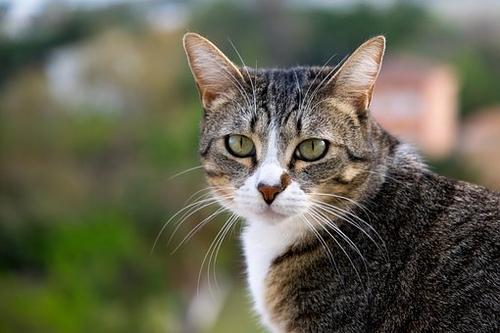
#> input picture cv/data/cat.jpg, 500 x 333 px
$ python '图像直方图.py'   (older library calls are emulated)
#> lines starting #> are read from the running program, lines starting #| are printed output that depends on the picture
#!/usr/bin/env python
#coding:utf-8
import cv2
import numpy as np
import matplotlib.pyplot as plt


# 彩色直方图均衡化
def color_acc_histgram(img):
    simg = cv2.split(img)
    for i in range(0, 3):
        simg[i] = gray_acc_histgram(simg[i])


# 灰度直方图均衡化
def gray_acc_histgram(gray):
    # 计算概率分布
    count = np.zeros(256, np.float)
    for i in range(0, gray.shape[0]):
        for j in range(0, gray.shape[1]):
            id = gray[i,j]
            count[id] = count[id] + 1

    sumpixels = gray.shape[0] * gray.shape[1]
    for i in range(0, 256):
        count[i] = count[i] / sumpixels

    # 计算累计概率分布
    sum1 = float(0)
    for i in range(0, 256):
        sum1 = sum1 + count[i]
        count[i] = sum1

    # 计算一个像素映射表
    map1 = np.zeros(256, np.uint8)
    for i in range(0,256):
        map1[i] = np.uint8(count[i] * 255)

    # 映射
    for i in range(0, gray.shape[0]):
        for j in range(0, gray.shape[1]):
            id = gray[i,j]
            gray[i,j] = map1[id]

    cv2.imshow('after', gray)

# 利用累计直方图均衡化增强图像对比度
def hist(img, type=1):
    '''计算累计概率'''
    if type == 1:
        if img.shape[2] == 3:
            gray = cv2.cvtColor(img, cv2.COLOR_BGR2GRAY)
        else:
            gray = img

        gray_acc_histgram(gray)
    else:
        color_acc_histgram(img)


    cv2.imshow('before', gray)


# 图像的直方图信息
def gray_histgram(gray, color=0):
    '''统计概率,绘制图像的直方图分布'''
    count = np.zeros(256, np.float)
    for i in range(0, img.shape[0]):
        for j in range(0, img.shape[1]):
            id = gray[i,j]
            count[id] = count[id] + 1

    sumpixels = gray.shape[0] * img.shape[1]
    for i in range(0, 256):
        count[i] = count[i] / sumpixels

    x = np.linspace(0, 255, 256)
    clr = ['r','g','b']
    plt.figure(color)
    plt.bar(np.linspace(0, 255, 256), count, 0.9, alpha=1, color=clr[color])
    plt.show()

# 图像直方图信息
def color_histgam(img):
    if img.shape[2] == 3:
        simg = cv2.split(img)
        for i in range(0, 3):
            gray_histgram(simg[i], i)
    elif img.shape[2] == 1:
        gray_acc_histgram(img)


if __name__ == '__main__':
    img = cv2.imread('data/cat.jpg', 1)
#> img is the input picture: shape (333, 500, 3); mean B, G, R 81.3, 99.5, 100.4
    cv2.imshow('src', img)

    color_histgam(img)
#> the loop in color_histgam, `for i in range(0, 3):` made 3 passes
#> pass 1, in gray_histgram, `plt.show()`:
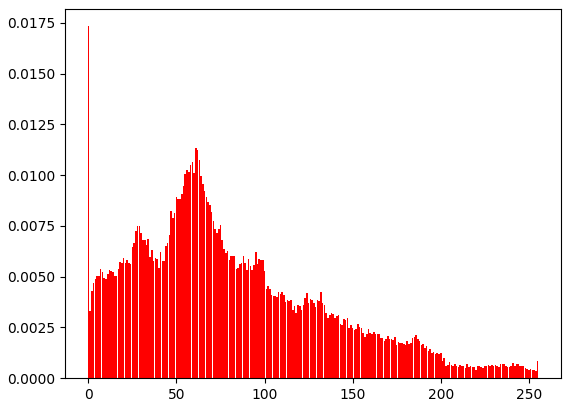
#> figure drawn by matplotlib, 1 panel; tallest bar 0.0173 high, from x = -0.45 to 0.45
#> pass 2, in gray_histgram (call 2), `plt.show()`:
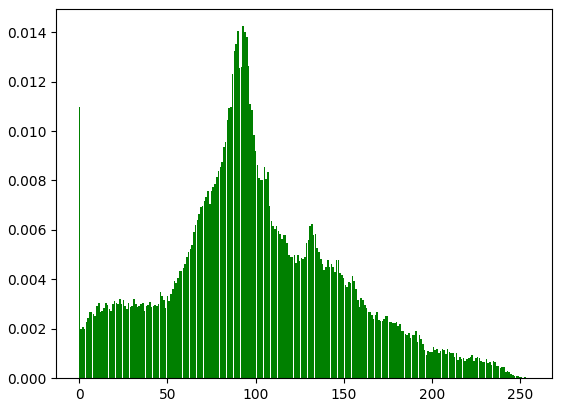
#> figure drawn by matplotlib, 1 panel; tallest bar 0.0142 high, from x = 92.55 to 93.45

    gray_acc_histgram(img)
#> after the loop in gray_acc_histgram, `for i in range(0, gray.shape[0]):`: count = 256 values, max 4693 at index 94, min 64 at index 254, mean 1903.2
#> after the loop in gray_acc_histgram, `for i in range(0, 256):`: count = 256 values, max 0.0282 at index 94, min 0.000384 at index 254, mean 0.0114
#> the loop in gray_acc_histgram, `for i in range(0, 256):` made 256 passes
#> sum1 on passes 1 to 3: 0.0182, 0.0279, 0.0349
#> after the loop in gray_acc_histgram, `for i in range(0, 256):`: count = 256 values from 0.0182 to 2.93; sum1 = 2.93
#> after the loop in gray_acc_histgram, `for i in range(0,256):`: map1 = 256 values, max 254 at index 68, min 1 at index 113, mean 141.3
#> after the loop in gray_acc_histgram, `for i in range(0, gray.shape[0]):`:
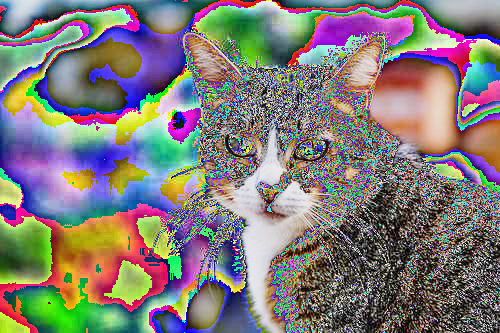
#> gray: shape (333, 500, 3); mean B, G, R 120.8, 123.1, 128.8

$ run again, with cv/data/23.png saved as cv/data/cat.jpg
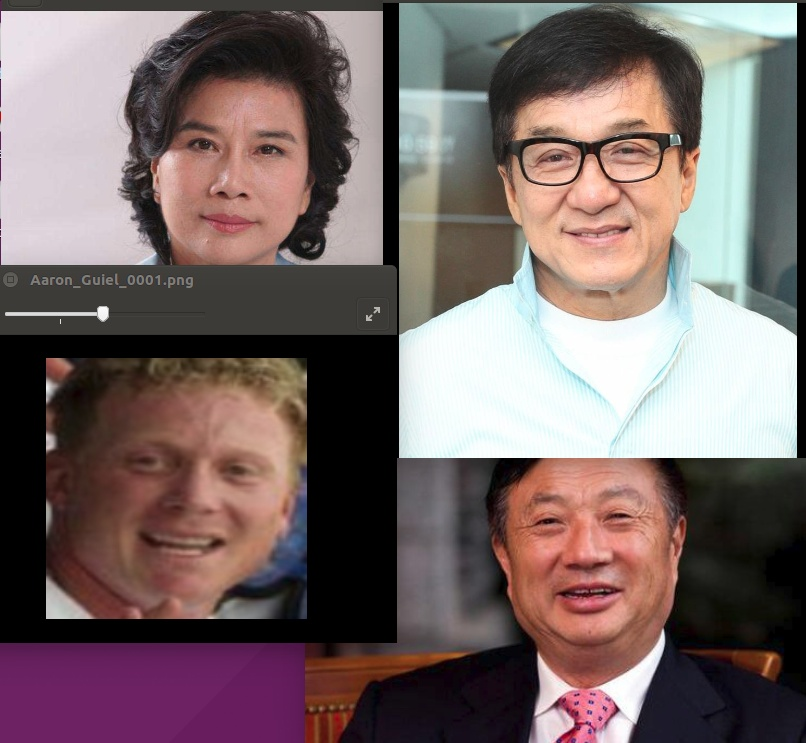
#> input picture cv/data/23.png, 806 x 743 px
#> img is the input picture: shape (743, 806, 3); mean B, G, R 102.5, 103.4, 119.6
#> the loop in color_histgam, `for i in range(0, 3):` made 3 passes
#> pass 2, in gray_histgram (call 2), `plt.show()`:
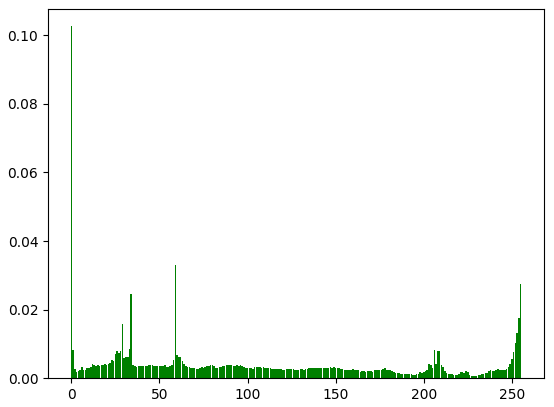
#> figure drawn by matplotlib, 1 panel; tallest bar 0.103 high, from x = -0.45 to 0.45
#> after the loop in gray_acc_histgram, `for i in range(0, gray.shape[0]):`: count = 256 values, max 66501 at index 0, min 3005 at index 227, mean 6303
#> after the loop in gray_acc_histgram, `for i in range(0, 256):`: count = 256 values, max 0.111 at index 0, min 0.00502 at index 227, mean 0.0105
#> the loop in gray_acc_histgram, `for i in range(0, 256):` made 256 passes
#> sum1 on passes 1 to 3: 0.111, 0.127, 0.136
#> after the loop in gray_acc_histgram, `for i in range(0, 256):`: count = 256 values from 0.111 to 2.69; sum1 = 2.69
#> after the loop in gray_acc_histgram, `for i in range(0,256):`: map1 = 256 values, max 255 at index 68, min 1 at index 69, mean 121.1
#> after the loop in gray_acc_histgram, `for i in range(0, gray.shape[0]):`:
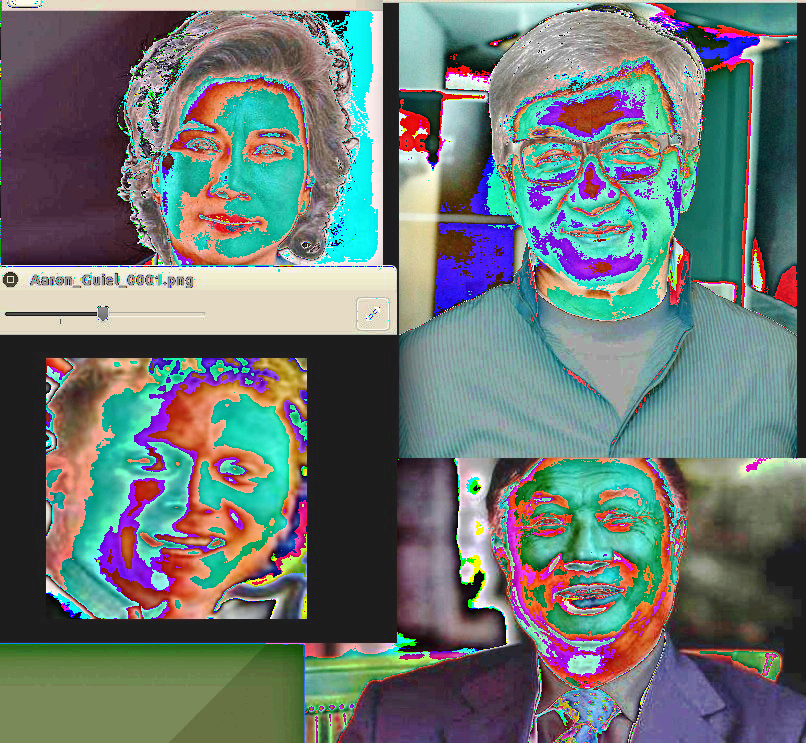
#> gray: shape (743, 806, 3); mean B, G, R 116, 119, 107.7
